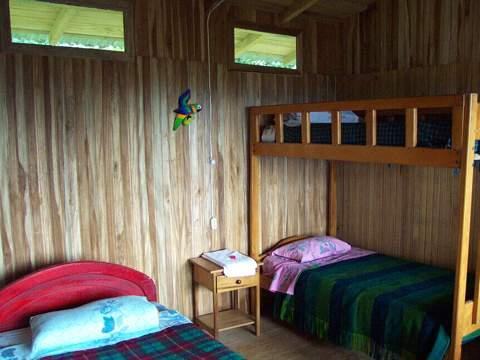
#> input picture data/beds.jpg, 480 x 360 px, found by its file name
$ jupyter execute 1-homework_jmpc.ipynb   (shell and % lines are left out)
#> lines starting #> are read from the running program, lines starting #| are printed output that depends on the picture
### modules/visualization.py
import matplotlib.pyplot as plt
import seaborn as sns
import numpy as np

def plot_points(point, transformed_point):
    """
    Plot the original and transformed points

    parameters:
    -point: np.array, original point
    -transformed_point: np.array, transformed point

    """
    plt.figure(figsize=(8, 6))
    plt.plot(point[0], point[1], 'bo', label='Original Point')
    plt.plot(transformed_point[0][0], transformed_point[1][0], 'ro', label='Transformed Point')
    plt.xlabel('X-axis')
    plt.ylabel('Y-axis')
    plt.title('Affine Transformation')
    plt.legend()
    plt.grid(True)
    plt.axis('equal')
    plt.show()
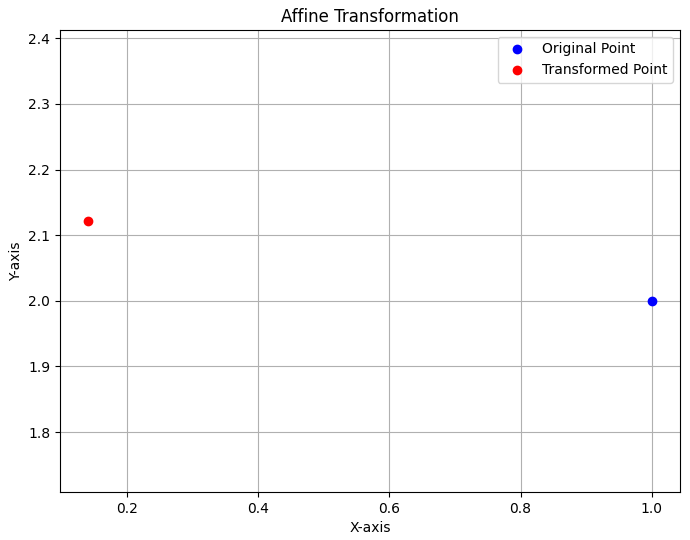
#> figure drawn by matplotlib, 1 panel

def show_image(original_image, transformed_image):
    """
    Show a image using matplotlib
    parameters:
    -original_image: np.array, image to show
    -transformed_image: np.array, transformed image to show
    """
    # Create a subplot with 1 row and 2 columns
    fig, axes = plt.subplots(1, 2)

    # Show the original image in the first subplot
    axes[0].imshow(original_image, cmap='gray')
    axes[0].set_title('Original Image')

    # Show the transformed image in the second subplot
    axes[1].imshow(transformed_image, cmap='gray')
    axes[1].set_title('Transformed Image')

    # Display the plot
    plt.show()

# [60 lines left out: functions plot_norm_excersice, plot_periodic_data, plot_classfication, not called in this run]

### modules/functions.py
import numpy as np

def rotation_matrix(theta):
    """
    Generates a 2x2 rotation matrix based on the rotation angle
    - Parameters:
     theta (float): The rotation angle in degrees.
    -return:
     numpy.ndarray: The rotation matrix corresponding to theta.
    """

    #convert angle to radians
    theta_rad = np.radians(theta)

    #compute the values of the rotation matrix

    cos_theta = np.cos(theta_rad)
    sin_theta = np.cos(theta_rad)

    # build the matrix
    return np.array([[cos_theta, -sin_theta],[sin_theta,cos_theta]])


def scaling_matrix(sx,sy):
    """
    Generate a 2x2 scaling matrix based in sx and sy
    - parameters:
        sx (float): scale factor for axis x
        sy (float): scale factor for axis y

    - return:
        numpy.ndarray: a 2x2 scaling matrix
    """
    return np.array([[sx,0],[0,sy]])

def shearing_matrix(h):
    """
    Generates a 2x2 matrix shearing

    - Parameters:
        h (float): shear factor
    - Return
        numpy.ndarray: The 2x2 shear matrix

    """

    return np.array([[1,h],[0,1]])

def compute_matrix_transformation(R,S,H):
    """
    Compute an A matrix, when A= R.S.H.
    -Parameters:
        R (np.ndarray): Matrix rotation
        S (np.ndarray): Matrix Scaling
        H (np.ndarray): Matrix Shearing

    - Return:
        np.ndarray
    """
    return np.matmul(H,np.matmul(S,R))


def get_matrix_augemented(A,b):
    """
    Create a matrix with A and b
    - Parameters:
        A (ndarray): A linear transformation matrix 2x2
        b (ndarray): The translation vector (2x1)
    - Returns:
        ndarray: The matrix with A and b
    """
    A_augmented = np.hstack((A,b))
    A_augmented = np.vstack((A_augmented,[0,0,1]))
    return A_augmented

def get_point_homogenous(point):
    """
    Create a homogenous point
    - Parameters:
        point (ndarray): The point coordinates (2x1)
    - Returns:
        ndarray: The homogenous point
    """
    return np.vstack((point,1))

def compute_affine(A, b, point):
    """
    Compute the affine transformation
    - Parameters:
        A (ndarray): A linear transformation matrix 2x2
        b (ndarray): The translation vector (2x1)
        point (ndarray): The point coordinates (2x1)
    - Returns:
        ndarray: The transformed point, row[0] = x, row[1] = y
    """
    point_homogeneous = get_point_homogenous(point)
    A_augmented = get_matrix_augemented(A,b)

    transformed_point_homogeneous = np.dot(A_augmented,point_homogeneous)
    return transformed_point_homogeneous


# [19 lines left out: functions fx, center_data, not called in this run]

### 1-homework_jmpc.ipynb
# Affine Transformations
-----------
## Jorge Manuel Pool Cen

The code consists in the notebook for testing and the modules that constains the functions for the matrix operations to affine transformations.

[cell 1]
# Load Libraries and Modules

# for data manipulation
from modules.functions import rotation_matrix, scaling_matrix,shearing_matrix
from modules.functions import compute_matrix_transformation, compute_affine
from modules.functions import get_matrix_augemented, get_point_homogenous
from modules.visualization import plot_points, show_image

# for matrix computation
import numpy as np
# for image processing
from PIL import Image

## Test a Single Point
----
Probando el codigo con un punto

[cell 2]
# %% Test the functions with a single point and vector b
## theta parameter in degree
theta = 45
## scaling parameters sx, sy
sx=1
sy=1
## seharing parameter
h=0.4
## define the matrices
R = rotation_matrix(theta)
S = scaling_matrix(sx,sy)
H = shearing_matrix(h)

## compute the matrix A
A = compute_matrix_transformation(R,S,H)
b = np.array([[0],[0]])

#defining a point
point = np.array([[1],
                  [2]])

transformed_point = compute_affine(A,b,point)

plot_points(point,transformed_point)

# Testing with Image

[cell 3]
#load image
image = Image.open('homeworks/data/beds.jpg')
#> image is the input picture: PIL image 480x360 RGB; mean R, G, B 104, 92.4, 78.6
image = image.convert('L') # convert the image to grayscale
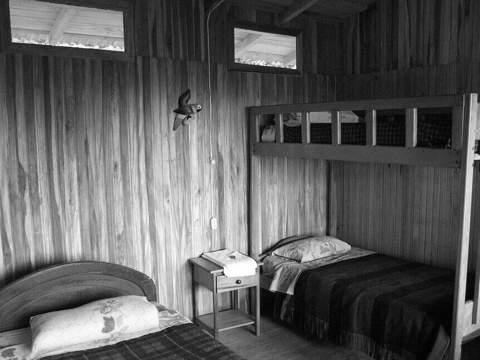
#> image: PIL image 480x360 L; min 0, max 255, mean 94.3

# convert the image to a numpy array
image = np.array(image)


#build the transformed image
transformed_image = np.zeros_like(image)

#apply the affine transformation to each pixel in the image
A_augmented = get_matrix_augemented(A,b)

for i in range(image.shape[0]):
    for j in range(image.shape[1]):
        point = np.array([[i],[j]])
        point_homogeneous = get_point_homogenous(point)
        transformed_point_image =  np.dot(A_augmented,point_homogeneous) #compute_affine(A, b, point)
        x = int(transformed_point_image[0,0])
        y = int(transformed_point_image[1,0])
        if x >= 0 and x < image.shape[0] and y >= 0 and y < image.shape[1]:
            transformed_image[i,j] = image[x,y]
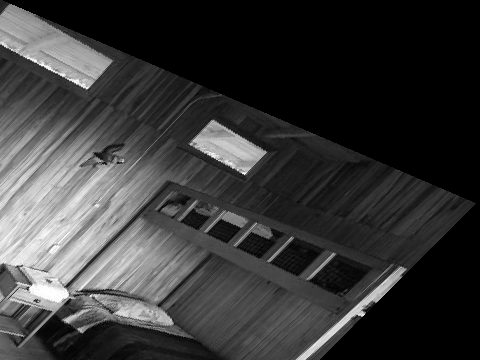
#> transformed_image: shape (360, 480); min 0, max 255, mean 55.6


show_image(image,transformed_image)
#> in show_image, `plt.show()`:
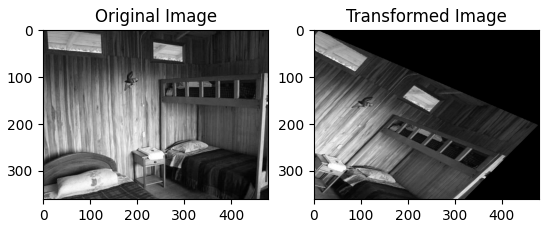
#> figure drawn by matplotlib, 2 panels
